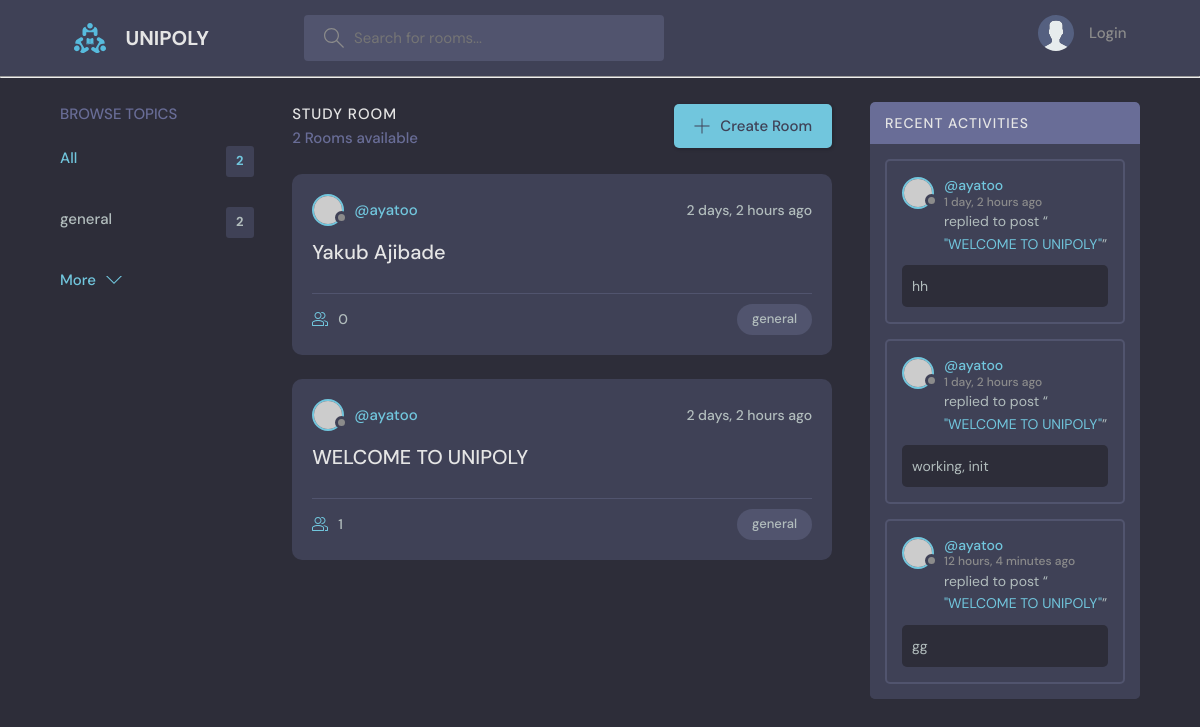
The page / on the database its author committed.
### base/models.py (models this page shows, shortened)
class Topic(models.Model):
    name = models.CharField(max_length=200)
    def __str__(self):
        return self.name

class Room(models.Model):
    host = models.ForeignKey(User, on_delete=models.SET_NULL, null=True)
    participants = models.ManyToManyField(User, related_name='participants', blank=True)
    topic = models.ForeignKey(Topic, on_delete=models.SET_NULL, null=True)
    question = models.TextField(null=True, blank=True)
    answer = models.CharField(max_length=255, null=True, blank=True, default=' ')
    name = models.CharField(max_length=200)
    description = models.TextField(null=True, blank=True)
    updated = models.DateTimeField(auto_now=True)
    created = models.DateTimeField(auto_now_add=True)
    slug = models.SlugField(blank=True)
    class Meta:
        ordering = ["-updated", '-created']
    def __str__(self):
        return self.name

class Message(models.Model):
    user = models.ForeignKey(User, on_delete=models.CASCADE)
    room = models.ForeignKey(Room, on_delete=models.CASCADE)
    body = models.TextField(null=False)
    updated = models.DateTimeField(auto_now=True)
    created = models.DateTimeField(auto_now_add=True)
    class Meta:
        ordering = ["updated", 'created']
    def __str__(self):
        return self.body[0:50]

### base/views.py (the view)
# urls.py: path('', views.home, name = "home"),
def home(request):
    q = request.GET.get('q') if request.GET.get('q') != None else ''
    rooms = Room.objects.filter(Q(topic__name__icontains=q) |
            Q(name__icontains=q) |
            Q(description__icontains=q)
        )
    room_messages = Message.objects.all()
    room_count = rooms.count
    topics = Topic.objects.all()[0:5]
    context = {"rooms": rooms, 'topics': topics, 'room_count': room_count, "room_messages": room_messages}
    return render(request, 'base/home.html', context)

### base/templates/base/home.html (shortened to what this page needs)
{% extends 'main.html' %}
{% block content %}
    <main class="layout layout--3">
      <div class="container">
        {% include "base/topics.html" %}
        <div class="roomList">
          <div class="roomList__header">
            <div>
              <h2>Study Room</h2>
              <p>{{room_count}} Rooms available</p>
            </div>
            <a class="btn btn--main" href="{% url 'createroom'%}">
              <svg version="1.1" xmlns="http://www.w3.org/2000/svg" width="32" height="32" viewBox="0 0 32 32">
                <title>add</title>
                <path
                  d="M16.943 0.943h-1.885v14.115h-14.115v1.885h14.115v14.115h1.885v-14.115h14.115v-1.885h-14.115v-14.115z"
                ></path>
              </svg>
              Create Room
            </a>
          </div>
          {% include "base/feed.html" %}
        </div>
        <div class="activities">
          {% include "base/recent_activity.html" %}
        </div>
      </div>
    </main>
    {% endblock %}

### base/templates/base/topics.html
<div class="topics">
    <div class="topics__header">
      <h2>Browse Topics</h2>
    </div>
    <ul class="topics__list">
      <li>
        <a href="{% url 'home' %}" class="active">All <span>{{rooms.count}}</span></a>
      </li>
      {% for topic in topics%}
      <li>
        <a href="{% url 'home' %}?q={{topic.name}}">{{topic.name}} <span>{{topic.room_set.all.count}}</span></a>
      </li>
      {% endfor %}
    </ul>
    <a class="btn btn--link" href="{% url 'topics' %}">
      More
      <svg version="1.1" xmlns="http://www.w3.org/2000/svg" width="32" height="32" viewBox="0 0 32 32">
        <title>chevron-down</title>
        <path d="M16 21l-13-13h-3l16 16 16-16h-3l-13 13z"></path>
      </svg>
    </a>
  </div>

### base/templates/base/feed.html (shortened to what this page needs)
{% for room in rooms %}
<div class="roomListRoom">
    <div class="roomListRoom__header">
      <a href="{% url 'userprofile' room.host.id %}" class="roomListRoom__author">
        <div class="avatar avatar--small">
          <img src="https://randomuser.me/api/portraits/women/11.jpg" />
        </div>
        <span>@{{room.host.username}}</span>
      </a>
      <div class="roomListRoom__actions">
        <span>{{room.created|timesince}} ago</span>
      </div>
    </div>
    <div class="roomListRoom__content">
      <a href="{% url 'room' room.id %}">{{room.name}}</a>
    </div>
    <div class="roomListRoom__meta">
      <a href="{% url 'room' room.id %}" class="roomListRoom__joined">
        {{room.participants.all.count}}
      </a>
      <p class="roomListRoom__topic">{{room.topic}}</p>
    </div>
  </div>
  {% endfor %}

### base/templates/base/recent_activity.html (shortened to what this page needs)
<div class="activities">
    <div class="activities__header">
      <h2>Recent Activities</h2>
    </div>
 {% for message in room_messages %}
    <div class="activities__box">
      <div class="activities__boxHeader roomListRoom__header">
        <a href="{% url 'userprofile' message.user.id %}" class="roomListRoom__author">
          <div class="avatar avatar--small">
            <img src="https://randomuser.me/api/portraits/women/11.jpg" />
          </div>
          <p>
            @{{message.user.username}}
            <span>{{message.created|timesince}} ago</span>
          </p>
        </a>
    </div>
      <div class="activities__boxContent">
        <p>replied to post “<a href="{% url 'room' message.room.id %}">"{{message.room}}"</a>”</p>
        <div class="activities__boxRoomContent">
          {{message}}
        </div>
      </div>
    </div>
{%endfor%}
  </div>

### rows shown on the page
Topic: name "general", room_set.all.count "2"
Room: host.username "ayatoo", created "2 days, 2 hours", name "Yakub Ajibade", participants.all.count "0", topic "general"
Room: host.username "ayatoo", created "2 days, 2 hours", name "WELCOME TO UNIPOLY", participants.all.count "1", topic "general"
Message: user.username "ayatoo", created "1 day, 2 hours", room "WELCOME TO UNIPOLY", body "hh"
Message: user.username "ayatoo", created "1 day, 2 hours", room "WELCOME TO UNIPOLY", body "working, init"
Message: user.username "ayatoo", created "12 hours, 4 minutes", room "WELCOME TO UNIPOLY", body "gg"

### other values the page prints
{{ rooms.count }} "2"
{{ room_count }} "2"
